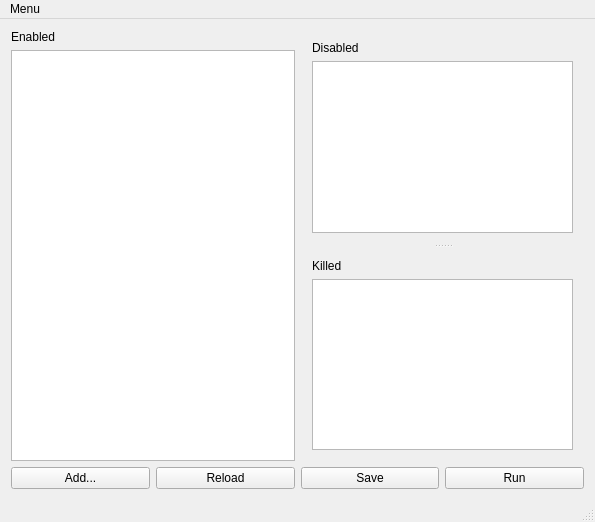
<?xml version="1.0" encoding="UTF-8"?>
<ui version="4.0">
 <class>MainWindow</class>
 <widget class="QMainWindow" name="MainWindow">
  <property name="geometry">
   <rect>
    <x>0</x>
    <y>0</y>
    <width>595</width>
    <height>522</height>
   </rect>
  </property>
  <property name="windowTitle">
   <string>MainWindow</string>
  </property>
  <widget class="QWidget" name="centralWidget">
   <layout class="QVBoxLayout" name="verticalLayout_5">
    <item>
     <layout class="QVBoxLayout" name="verticalLayout_4">
      <item>
       <layout class="QHBoxLayout" name="horizontalLayout">
        <item>
         <layout class="QVBoxLayout" name="verticalLayout">
          <item>
           <widget class="QLabel" name="labelEnabled">
            <property name="text">
             <string>Enabled</string>
            </property>
           </widget>
          </item>
          <item>
           <widget class="MyQListWidget" name="listWidgetEnabled"/>
          </item>
         </layout>
        </item>
        <item>
         <widget class="QSplitter" name="splitter">
          <property name="sizePolicy">
           <sizepolicy hsizetype="Expanding" vsizetype="Expanding">
            <horstretch>0</horstretch>
            <verstretch>0</verstretch>
           </sizepolicy>
          </property>
          <property name="orientation">
           <enum>Qt::Vertical</enum>
          </property>
          <widget class="QWidget" name="layoutWidget">
           <layout class="QVBoxLayout" name="verticalLayout_2">
            <item>
             <widget class="QLabel" name="labelDisabled">
              <property name="text">
               <string>Disabled</string>
              </property>
             </widget>
            </item>
            <item>
             <widget class="MyQListWidget" name="listWidgetDisabled"/>
            </item>
           </layout>
          </widget>
          <widget class="QWidget" name="layoutWidget">
           <layout class="QVBoxLayout" name="verticalLayout_3">
            <item>
             <widget class="QLabel" name="labelKilled">
              <property name="text">
               <string>Killed</string>
              </property>
             </widget>
            </item>
            <item>
             <widget class="QListWidget" name="listWidgetKilled"/>
            </item>
           </layout>
          </widget>
         </widget>
        </item>
       </layout>
      </item>
      <item>
       <layout class="QHBoxLayout" name="horizontalLayout_2">
        <item>
         <widget class="QPushButton" name="pushButtonAdd">
          <property name="toolTip">
           <string>Add executable to list</string>
          </property>
          <property name="text">
           <string>Add...</string>
          </property>
          <property name="icon">
           <iconset resource="icons.qrc">
            <normaloff>:/icons/img/icons8-add-48.png</normaloff>:/icons/img/icons8-add-48.png</iconset>
          </property>
         </widget>
        </item>
        <item>
         <widget class="QPushButton" name="pushButtonReload">
          <property name="toolTip">
           <string>Reload batch file from disk</string>
          </property>
          <property name="text">
           <string>Reload</string>
          </property>
          <property name="icon">
           <iconset resource="icons.qrc">
            <normaloff>:/icons/img/icons8-rotate-right-48.png</normaloff>:/icons/img/icons8-rotate-right-48.png</iconset>
          </property>
         </widget>
        </item>
        <item>
         <widget class="QPushButton" name="pushButtonWrite">
          <property name="toolTip">
           <string>Save batch file to disk</string>
          </property>
          <property name="text">
           <string>Save</string>
          </property>
          <property name="icon">
           <iconset resource="icons.qrc">
            <normaloff>:/icons/img/icons8-save-48.png</normaloff>:/icons/img/icons8-save-48.png</iconset>
          </property>
         </widget>
        </item>
        <item>
         <widget class="QPushButton" name="pushButtonRun">
          <property name="toolTip">
           <string>Kill running executables</string>
          </property>
          <property name="text">
           <string>Run</string>
          </property>
          <property name="icon">
           <iconset resource="icons.qrc">
            <normaloff>:/icons/img/icons8-run-48.png</normaloff>:/icons/img/icons8-run-48.png</iconset>
          </property>
         </widget>
        </item>
       </layout>
      </item>
     </layout>
    </item>
   </layout>
  </widget>
  <widget class="QMenuBar" name="menuBar">
   <property name="geometry">
    <rect>
     <x>0</x>
     <y>0</y>
     <width>595</width>
     <height>18</height>
    </rect>
   </property>
   <property name="statusTip">
    <string>Menu</string>
   </property>
   <widget class="QMenu" name="menu">
    <property name="focusPolicy">
     <enum>Qt::NoFocus</enum>
    </property>
    <property name="statusTip">
     <string>Menu</string>
    </property>
    <property name="title">
     <string>Menu</string>
    </property>
    <addaction name="actionConfigure_app"/>
    <addaction name="separator"/>
    <addaction name="actionOpen_in_external_editor"/>
    <addaction name="actionExecute_in_terminal_window"/>
    <addaction name="actionOpen_log_file_in_external_editor"/>
    <addaction name="separator"/>
    <addaction name="actionAbout"/>
    <addaction name="actionAbout_Qt"/>
   </widget>
   <addaction name="menu"/>
  </widget>
  <widget class="QStatusBar" name="statusBar"/>
  <action name="actionConfigure_app">
   <property name="icon">
    <iconset resource="icons.qrc">
     <normaloff>:/icons/img/icons8-wrench-48.png</normaloff>:/icons/img/icons8-wrench-48.png</iconset>
   </property>
   <property name="text">
    <string>Configure</string>
   </property>
   <property name="statusTip">
    <string>Configure application</string>
   </property>
  </action>
  <action name="actionOpen_in_external_editor">
   <property name="icon">
    <iconset resource="icons.qrc">
     <normaloff>:/icons/img/icons8-pencil-drawing-48.png</normaloff>:/icons/img/icons8-pencil-drawing-48.png</iconset>
   </property>
   <property name="text">
    <string>Open in external editor</string>
   </property>
   <property name="statusTip">
    <string>Open batch file in external editor</string>
   </property>
  </action>
  <action name="actionAbout">
   <property name="icon">
    <iconset resource="icons.qrc">
     <normaloff>:/icons/img/KillManager.png</normaloff>:/icons/img/KillManager.png</iconset>
   </property>
   <property name="text">
    <string>About</string>
   </property>
   <property name="statusTip">
    <string>About application</string>
   </property>
  </action>
  <action name="actionAbout_Qt">
   <property name="icon">
    <iconset resource="icons.qrc">
     <normaloff>:/icons/img/qt-logo.png</normaloff>:/icons/img/qt-logo.png</iconset>
   </property>
   <property name="text">
    <string>About Qt</string>
   </property>
   <property name="statusTip">
    <string>About Qt C++ toolkit</string>
   </property>
  </action>
  <action name="actionExecute_in_terminal_window">
   <property name="icon">
    <iconset resource="icons.qrc">
     <normaloff>:/icons/img/icons8-terminal-48.png</normaloff>:/icons/img/icons8-terminal-48.png</iconset>
   </property>
   <property name="text">
    <string>Execute in terminal window</string>
   </property>
   <property name="statusTip">
    <string>Execute batch file in terminal window</string>
   </property>
  </action>
  <action name="actionOpen_log_file_in_external_editor">
   <property name="icon">
    <iconset resource="icons.qrc">
     <normaloff>:/icons/img/icons8-log-48.png</normaloff>:/icons/img/icons8-log-48.png</iconset>
   </property>
   <property name="text">
    <string>Open log file in external editor</string>
   </property>
   <property name="statusTip">
    <string>Open log file in external editor</string>
   </property>
  </action>
 </widget>
 <layoutdefault spacing="6" margin="11"/>
 <customwidgets>
  <customwidget>
   <class>MyQListWidget</class>
   <extends>QListWidget</extends>
   <header>myqlistwidget.h</header>
  </customwidget>
 </customwidgets>
 <resources>
  <include location="icons.qrc"/>
 </resources>
 <connections/>
</ui>
